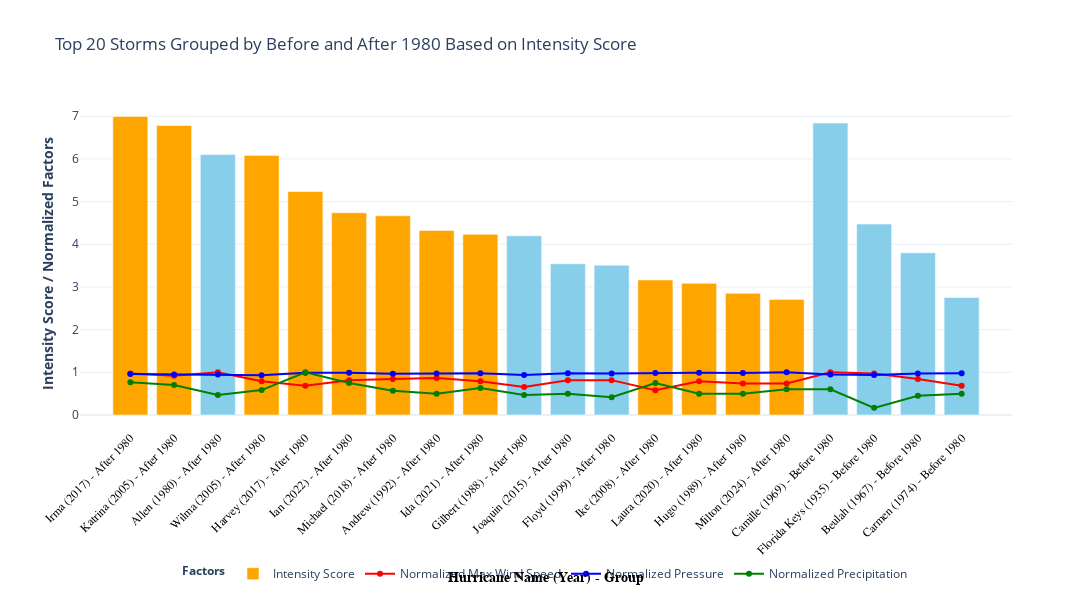

Notebook code for this chart:
### Code cell
import plotly.graph_objects as go

# Define the highlighted storms
highlighted_storms = ['Irma', 'Katrina', 'Wilma', 'Harvey', 'Ian', 'Michael', 
                      'Andrew', 'Ida', 'Ike', 'Laura', 'Milton', 'Hugo']

# Select the top 20 storms based on the combined intensity score
top_storms_combined = hurricane_data.nlargest(20, 'Intensity_Score')

# Add a column to classify storms as "Before 1980" or "After 1980"
top_storms_combined['Year_Group'] = top_storms_combined['Year'].apply(lambda x: 'Before 1980' if x < 1980 else 'After 1980')

# Sort storms by intensity score and year group
top_storms_combined_sorted = top_storms_combined.sort_values(by=['Year_Group', 'Intensity_Score'], ascending=[True, False])

# Normalize the factors (Max Wind Speed, Pressure, Precipitation) for better visual representation
top_storms_combined_sorted['Max_Wind_Speed_Norm'] = (
    top_storms_combined_sorted['Max_Wind_Speed_mph'] / top_storms_combined_sorted['Max_Wind_Speed_mph'].max()
)
top_storms_combined_sorted['Pressure_Norm'] = (
    top_storms_combined_sorted['Pressure_mb'] / top_storms_combined_sorted['Pressure_mb'].max()
)
top_storms_combined_sorted['Precipitation_Norm'] = (
    top_storms_combined_sorted['Precipitation_Total_in'] / top_storms_combined_sorted['Precipitation_Total_in'].max()
)

# Create a list for bar colors: highlight selected storms
bar_colors = ['orange' if storm in highlighted_storms else 'skyblue' for storm in top_storms_combined_sorted['Hurricane_Name']]

# Add hover text for wind speed, pressure, and precipitation
hover_text = [
    f"Year: {row['Year']}<br>"  # Include the year in hover text
    f"Wind Speed: {row['Max_Wind_Speed_mph']} mph<br>"
    f"Pressure: {row['Pressure_mb']} mb<br>"
    f"Precipitation: {row['Precipitation_Total_in']} inches"
    for _, row in top_storms_combined_sorted.iterrows()
]

fig = go.Figure()

# Add bars for intensity score
fig.add_trace(go.Bar(
    x=[f"{name} ({year}) - {group}" for name, year, group in zip(top_storms_combined_sorted['Hurricane_Name'], 
                                                                 top_storms_combined_sorted['Year'], 
                                                                 top_storms_combined_sorted['Year_Group'])],
    y=top_storms_combined_sorted['Intensity_Score'],
    marker=dict(color=bar_colors),
    name="Intensity Score",
    hovertext=hover_text,
    hoverinfo='text'
))

# Add line for normalized wind speed
fig.add_trace(go.Scatter(
    x=[f"{name} ({year}) - {group}" for name, year, group in zip(top_storms_combined_sorted['Hurricane_Name'], 
                                                                 top_storms_combined_sorted['Year'], 
                                                                 top_storms_combined_sorted['Year_Group'])],
    y=top_storms_combined_sorted['Max_Wind_Speed_Norm'],
    mode='lines+markers',
    name="Normalized Max Wind Speed",
    line=dict(color='red', width=2),
    marker=dict(size=6),
    hovertemplate='Normalized Max Wind Speed: %{y:.2f}<br>Storm: %{x}<extra></extra>'
))

# Add line for normalized pressure
fig.add_trace(go.Scatter(
    x=[f"{name} ({year}) - {group}" for name, year, group in zip(top_storms_combined_sorted['Hurricane_Name'], 
                                                                 top_storms_combined_sorted['Year'], 
                                                                 top_storms_combined_sorted['Year_Group'])],
    y=top_storms_combined_sorted['Pressure_Norm'],
    mode='lines+markers',
    name="Normalized Pressure",
    line=dict(color='blue', width=2),
    marker=dict(size=6),
    hovertemplate='Normalized Pressure: %{y:.2f}<br>Storm: %{x}<extra></extra>'
))

# Add line for normalized precipitation
fig.add_trace(go.Scatter(
    x=[f"{name} ({year}) - {group}" for name, year, group in zip(top_storms_combined_sorted['Hurricane_Name'], 
                                                                 top_storms_combined_sorted['Year'], 
                                                                 top_storms_combined_sorted['Year_Group'])],
    y=top_storms_combined_sorted['Precipitation_Norm'],
    mode='lines+markers',
    name="Normalized Precipitation",
    line=dict(color='green', width=2),
    marker=dict(size=6),
    hovertemplate='Normalized Precipitation: %{y:.2f}<br>Storm: %{x}<extra></extra>'
))

# Update layout for better visuals
fig.update_layout(
    title="Top 20 Storms Grouped by Before and After 1980 Based on Intensity Score",
    xaxis_title="<b>Hurricane Name (Year) - Group</b>",
    yaxis_title="<b>Intensity Score / Normalized Factors</b>",
    template="plotly_white",
    xaxis=dict(
        tickangle=-45,  # Rotate x-axis labels for readability
        title_font=dict(size=14, family="Arial", color="black"),  # Font size, family, and color for title
        tickfont=dict(size=12, family="Arial", color="black"),  # Font size, family, and color for tick labels
    ),
    legend=dict(
        title=dict(text="<b>Factors</b>", font=dict(size=12)),  # Bold legend title using <b>
        font=dict(size=12),  # Adjust legend font size
        orientation="h",  # Horizontal legend
        x=0.5,  # Center the legend horizontally
        xanchor="center",
        y=-0.4  # Move legend below the x-axis
    ),
    width=1200,  # Graph width
    height=600   # Graph height
)
# Display the updated interactive plot
fig.show()

### Figure 1 — Plotly figure (JSON) as saved in the notebook; plotly's stock layout.template omitted (floating-point values rounded to 4 significant figures)
{"data": [{"hoverinfo": "text", "hovertext": ["Year: 2017<br>Wind Speed: 185 mph<br>Pressure: 914 mb<br>Precipitation: 46 inches", "Year: 2005<br>Wind Speed: 175 mph<br>Pressure: 902 mb<br>Precipitation: 42 inches", "Year: 1980<br>Wind Speed: 190 mph<br>Pressure: 899 mb<br>Precipitation: 28 inches", "Year: 2005<br>Wind Speed: 150 mph<br>Pressure: 882 mb<br>Precipitation: 35 inches", "Year: 2017<br>Wind Speed: 130 mph<br>Pressure: 938 mb<br>Precipitation: 60 inches", "Year: 2022<br>Wind Speed: 155 mph<br>Pressure: 937 mb<br>Precipitation: 45 inches", "Year: 2018<br>Wind Speed: 160 mph<br>Pressure: 919 mb<br>Precipitation: 34 inches", "Year: 1992<br>Wind Speed: 165 mph<br>Pressure: 922 mb<br>Precipitation: 30 inches", "Year: 2021<br>Wind Speed: 150 mph<br>Pressure: 929 mb<br>Precipitation: 38 inches", "Year: 1988<br>Wind Speed: 125 mph<br>Pressure: 888 mb<br>Precipitation: 28 inches", "Year: 2015<br>Wind Speed: 155 mph<br>Pressure: 931 mb<br>Precipitation: 30 inches", "Year: 1999<br>Wind Speed: 155 mph<br>Pressure: 921 mb<br>Precipitation: 25 inches", "Year: 2008<br>Wind Speed: 110 mph<br>Pressure: 935 mb<br>Precipitation: 45 inches", "Year: 2020<br>Wind Speed: 150 mph<br>Pressure: 937 mb<br>Precipitation: 30 inches", "Year: 1989<br>Wind Speed: 140 mph<br>Pressure: 934 mb<br>Precipitation: 30 inches", "Year: 2024<br>Wind Speed: 140 mph<br>Pressure: 950 mb<br>Precipitation: 36 inches", "Year: 1969<br>Wind Speed: 190 mph<br>Pressure: 900 mb<br>Precipitation: 36 inches", "Year: 1935<br>Wind Speed: 185 mph<br>Pressure: 892 mb<br>Precipitation: 10 inches", "Year: 1967<br>Wind Speed: 160 mph<br>Pressure: 923 mb<br>Precipitation: 27 inches", "Year: 1974<br>Wind Speed: 130 mph<br>Pressure: 928 mb<br>Precipitation: 30 inches"], "marker": {"color": ["orange", "orange", "skyblue", "orange", "orange", "orange", "orange", "orange", "orange", "skyblue", "skyblue", "skyblue", "orange", "orange", "orange", "orange", "skyblue", "skyblue", "skyblue", "skyblue"]}, "name": "Intensity Score", "type": "bar", "x": ["Irma (2017) - After 1980", "Katrina (2005) - After 1980", "Allen (1980) - After 1980", "Wilma (2005) - After 1980", "Harvey (2017) - After 1980", "Ian (2022) - After 1980", "Michael (2018) - After 1980", "Andrew (1992) - After 1980", "Ida (2021) - After 1980", "Gilbert (1988) - After 1980", "Joaquin (2015) - After 1980", "Floyd (1999) - After 1980", "Ike (2008) - After 1980", "Laura (2020) - After 1980", "Hugo (1989) - After 1980", "Milton (2024) - After 1980", "Camille (1969) - Before 1980", "Florida Keys (1935) - Before 1980", "Beulah (1967) - Before 1980", "Carmen (1974) - Before 1980"], "y": [6.996, 6.782, 6.102, 6.083, 5.237, 4.739, 4.667, 4.323, 4.233, 4.198, 3.543, 3.509, 3.164, 3.084, 2.851, 2.709, 6.84, 4.473, 3.799, 2.754]}, {"hovertemplate": "Normalized Max Wind Speed: %{y:.2f}<br>Storm: %{x}<extra></extra>", "line": {"color": "red", "width": 2}, "marker": {"size": 6}, "mode": "lines+markers", "name": "Normalized Max Wind Speed", "type": "scatter", "x": ["Irma (2017) - After 1980", "Katrina (2005) - After 1980", "Allen (1980) - After 1980", "Wilma (2005) - After 1980", "Harvey (2017) - After 1980", "Ian (2022) - After 1980", "Michael (2018) - After 1980", "Andrew (1992) - After 1980", "Ida (2021) - After 1980", "Gilbert (1988) - After 1980", "Joaquin (2015) - After 1980", "Floyd (1999) - After 1980", "Ike (2008) - After 1980", "Laura (2020) - After 1980", "Hugo (1989) - After 1980", "Milton (2024) - After 1980", "Camille (1969) - Before 1980", "Florida Keys (1935) - Before 1980", "Beulah (1967) - Before 1980", "Carmen (1974) - Before 1980"], "y": [0.9737, 0.9211, 1, 0.7895, 0.6842, 0.8158, 0.8421, 0.8684, 0.7895, 0.6579, 0.8158, 0.8158, 0.5789, 0.7895, 0.7368, 0.7368, 1, 0.9737, 0.8421, 0.6842]}, {"hovertemplate": "Normalized Pressure: %{y:.2f}<br>Storm: %{x}<extra></extra>", "line": {"color": "blue", "width": 2}, "marker": {"size": 6}, "mode": "lines+markers", "name": "Normalized Pressure", "type": "scatter", "x": ["Irma (2017) - After 1980", "Katrina (2005) - After 1980", "Allen (1980) - After 1980", "Wilma (2005) - After 1980", "Harvey (2017) - After 1980", "Ian (2022) - After 1980", "Michael (2018) - After 1980", "Andrew (1992) - After 1980", "Ida (2021) - After 1980", "Gilbert (1988) - After 1980", "Joaquin (2015) - After 1980", "Floyd (1999) - After 1980", "Ike (2008) - After 1980", "Laura (2020) - After 1980", "Hugo (1989) - After 1980", "Milton (2024) - After 1980", "Camille (1969) - Before 1980", "Florida Keys (1935) - Before 1980", "Beulah (1967) - Before 1980", "Carmen (1974) - Before 1980"], "y": [0.9621, 0.9495, 0.9463, 0.9284, 0.9874, 0.9863, 0.9674, 0.9705, 0.9779, 0.9347, 0.98, 0.9695, 0.9842, 0.9863, 0.9832, 1, 0.9474, 0.9389, 0.9716, 0.9768]}, {"hovertemplate": "Normalized Precipitation: %{y:.2f}<br>Storm: %{x}<extra></extra>", "line": {"color": "green", "width": 2}, "marker": {"size": 6}, "mode": "lines+markers", "name": "Normalized Precipitation", "type": "scatter", "x": ["Irma (2017) - After 1980", "Katrina (2005) - After 1980", "Allen (1980) - After 1980", "Wilma (2005) - After 1980", "Harvey (2017) - After 1980", "Ian (2022) - After 1980", "Michael (2018) - After 1980", "Andrew (1992) - After 1980", "Ida (2021) - After 1980", "Gilbert (1988) - After 1980", "Joaquin (2015) - After 1980", "Floyd (1999) - After 1980", "Ike (2008) - After 1980", "Laura (2020) - After 1980", "Hugo (1989) - After 1980", "Milton (2024) - After 1980", "Camille (1969) - Before 1980", "Florida Keys (1935) - Before 1980", "Beulah (1967) - Before 1980", "Carmen (1974) - Before 1980"], "y": [0.7667, 0.7, 0.4667, 0.5833, 1, 0.75, 0.5667, 0.5, 0.6333, 0.4667, 0.5, 0.4167, 0.75, 0.5, 0.5, 0.6, 0.6, 0.1667, 0.45, 0.5]}], "layout": {"height": 600, "legend": {"font": {"size": 12}, "orientation": "h", "title": {"font": {"size": 12}, "text": "<b>Factors</b>"}, "x": 0.5, "xanchor": "center", "y": -0.4}, "title": {"text": "Top 20 Storms Grouped by Before and After 1980 Based on Intensity Score"}, "width": 1200, "xaxis": {"tickangle": -45, "tickfont": {"color": "black", "family": "Arial", "size": 12}, "title": {"font": {"color": "black", "family": "Arial", "size": 14}, "text": "<b>Hurricane Name (Year) - Group</b>"}}, "yaxis": {"title": {"text": "<b>Intensity Score / Normalized Factors</b>"}}}}
